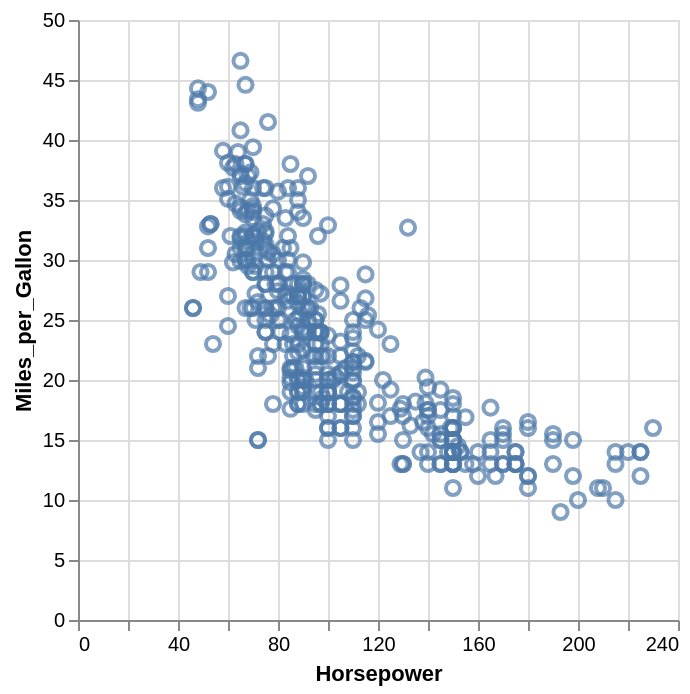

This figure's Vega-Lite source:
### Vega-Lite specification from a JSON file in a GitHub repository (floating-point values rounded to 4 significant figures; data arrays with more than 128 entries replaced by an {"elided": "..."} marker saying what was removed)
{"$schema": "https://vega.github.io/schema/vega-lite/v4.json", "data": {"values": {"elided": "406 records"}}, "selection": {"paintbrush": {"type": "multi", "on": "mouseover", "empty": "none"}}, "mark": "point", "encoding": {"x": {"field": "Horsepower", "type": "quantitative"}, "y": {"field": "Miles_per_Gallon", "type": "quantitative"}, "size": {"condition": {"selection": "paintbrush", "value": 300}, "value": 50}}}
